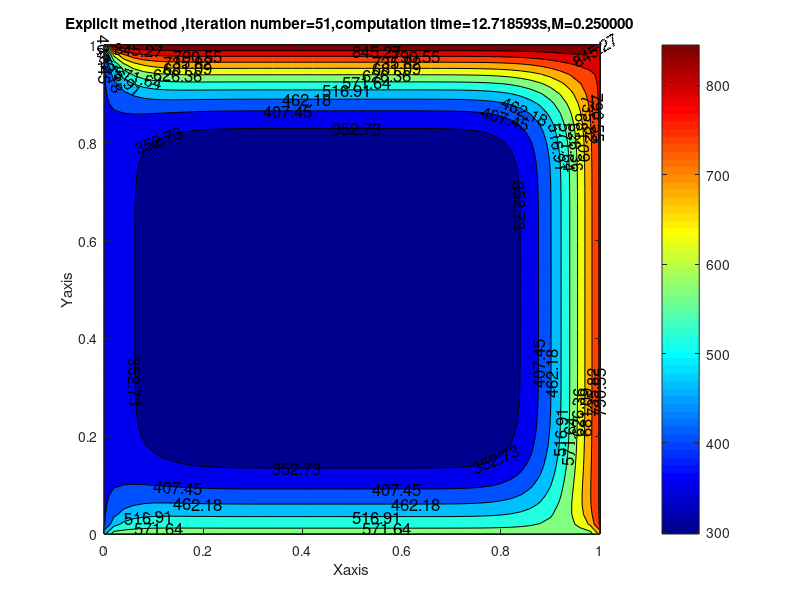

Here is the MATLAB script that generated this plot:
 clear all;
   close all;
   clc;
   
   %inputs
   L =1; % length of domain and it is a square
   %nx,ny no of grid points
   nx = 51;
   ny = nx;
   x =linspace(0,L,nx);
   y =linspace(0,L,ny);
   dx = x(2)-x(1);
   dy = y(2)-y(1);
   error = 9e9;
   tol = 1e-4;
   dt=0.1;
   alpha = 1e-3; %convective coeffecient
   t=5;
   
    %CFL number
  M = alpha*dt/(dx^2);
  
  % Define boundary conditions
  T_L = 400;
  T_T = 600;
  T_R = 800;
  T_B = 900;
  T = 298*ones(nx,ny);
  %Temperature at boundary
 T(:,1)=T_L;
 T(:,end)=T_R;
 T(end,:)=T_B;
 T(1,:)=T_T;
 
 %  Average Temperature at the corner matrix
 T(1,1) = (T_T+T_L)/2;
 T(1,end) = (T_T+T_R)/2;
 T(end,1) = (T_L+T_B)/2;
 T(end,end) = (T_R+T_B)/2;
 %Calculation of temperature distributon explicitly using iterative solvers
 k1 = (alpha*dt)/(dx^2);
 k2 = (alpha*dt)/(dy^2);
 
 %creating a copy of T
  [X,Y] = meshgrid(x,y);
  Told =T;
  nt=t/dt;
  % 2d transient unsteady state heat conduction equation in explicit method
  iterative_solver =1;
  tic;
  iterations =1;
  for v =1:nt
  if iterative_solver ==1
    
    error = 100;
    while(error >tol)
    for i=2:nx-1
     for j=2:ny-1
     term1= Told(i,j);
     term2=k1*(Told(i+1,j)-2*Told(i,j)+Told(i-1,j));
     term3=k2*(Told(i,j+1)-2*Told(i,j)+Told(i,j-1));
     T(i,j)=term1+term2+term3;
   end
 end
error = max(abs(Told-T));
    Told = T;
    iterations = iterations+1;
  end
end
time=toc;
%plotting 
figure(1);
[P,Q] = contourf(X,Y,T);
clabel(P,Q,"fontsize",12);
colormap(jet);
colorbar;
title_text=sprintf('Explicit method ,Iteration number=%d,computation time=%fs,M=%f ',iterations,time,M);
title(title_text);
xlabel('Xaxis');
ylabel('Yaxis');
pause(0.03);
  end